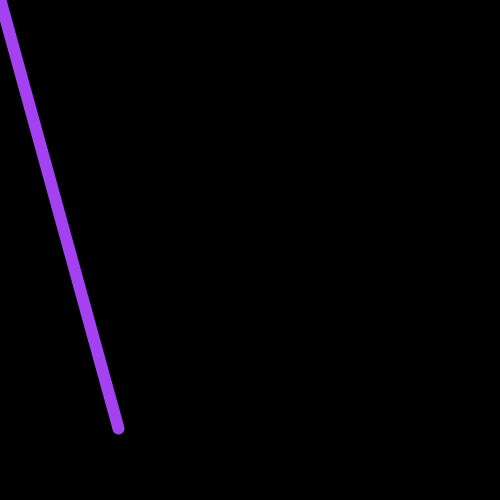
Frame 1 (no input)
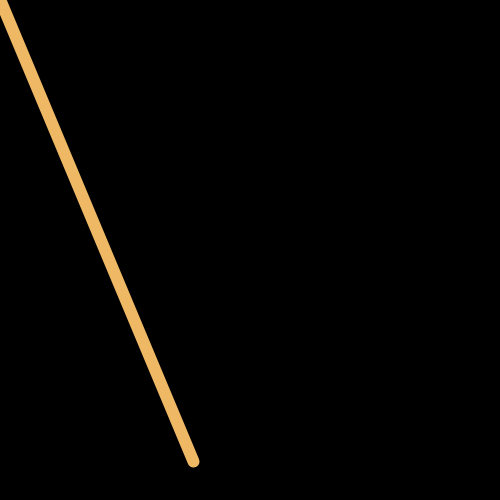
Frame 60 (the mouse pressed at the canvas centre just before this capture)
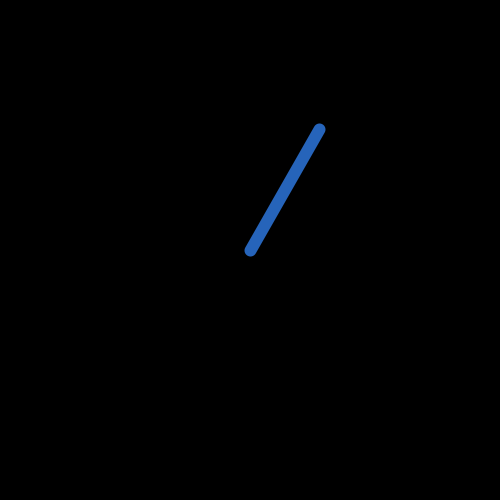
Frame 120 (the mouse held since frame 60 and released just before this capture)

The Processing sketch that drew these frames (run headless with seeded random() and noise(); from frame 60 on, the mouse is pressed at the canvas centre):

// Processing sketch: processing_27259
// ── processing_27259.pde

void setup(){
  size(500,500); 
  background(0);
  strokeWeight(12);
  stroke(255);
}

void draw (){
  background(0);
  stroke(random(255), random(255), random(255));
  line(random(0,500), random(0,500), mouseX, mouseY);
}
